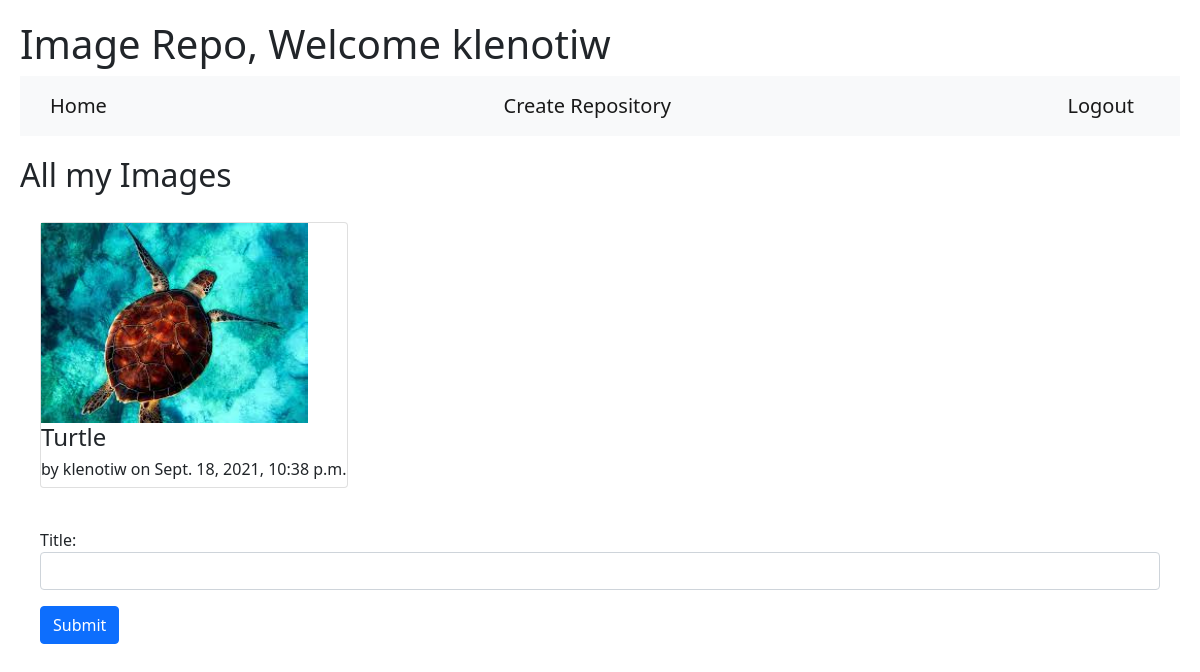
Page /edit-image/128 (signed in) on the committed database.
### images/models.py (models this page shows, shortened)
class User(AbstractUser):
    pass

class Image(models.Model):
    title = models.CharField(max_length=100)
    image = models.ImageField(upload_to='images')
    repo = models.ForeignKey(Repo,on_delete=CASCADE,default=None,null=True,blank=True)
    author = models.ForeignKey(User,on_delete=CASCADE,default=None,null=True,blank=True)
    timestamp = models.DateTimeField(auto_now_add=True,null=True,blank=True)
    private = models.BooleanField(default=False)

class Repo(models.Model):
    title = models.CharField(max_length=100)
    timestamp = models.DateTimeField(auto_now_add=True,null=True,blank=True)
    author = models.ForeignKey(User,on_delete=CASCADE,default=None,null=True,blank=True)
    private = models.BooleanField(default=False)
    description = models.CharField(max_length=255)
    thumbnail = models.ImageField(upload_to="images",default=None,null=True,blank=True)
    def __str__(self):
        return f"{self.title}"

### images/views.py (the view)
# urls.py: path('edit-image/<int:pk>',views.edit_image,name="edit_image")
def edit_image(request,pk):
    theImage = Image.objects.get(id=pk)
    if(theImage.author == request.user and request.method == "GET"):
        return render(request,"images/image_edit.html", {
            "image":theImage,
            "form":ImageEditForm()
        })
    elif(theImage.author == request.user and request.method == "POST"):
        imageEdit = ImageEditForm(request.POST)
        if(imageEdit.is_valid()):
            theImage.title = imageEdit.cleaned_data["title"]
            theImage.save()
        return HttpResponseRedirect(reverse("detail",kwargs={'pk':theImage.repo.id}))
    else:
       return JsonResponse({"error": "This is not your image"},status=400)

### images/views.py
class ImageEditForm(forms.Form):
    title = forms.CharField(widget=forms.TextInput(attrs={'class':'form-control'}))

### images/templates/images/image_edit.html (shortened to what this page needs)
{% extends "images/layout.html" %}
{% load static %}
{% block body %}
    <h2>{{ image.repo }}</h2>
    <div class="card" style="margin:20px;">
        <img src="{{ image.image.url }}" alt="{{image.image.title}}" height="200">
        <h4>{{ image.title }}</h4>
        <h6>by {{ image.author }} on {{ image.timestamp }}</h6>
    </div>
    <form action="{%url 'edit_image' image.id%}" method="POST" style="margin: 20px;">
        {{form.as_p}}
        <input class="btn btn-primary" type="submit">
    </form>
{% endblock %}

### images/templates/images/layout.html (shortened to what this page needs)
<!DOCTYPE html>
{% load static %}
<html>
  <head>
    <link href="https://cdn.jsdelivr.net/npm/bootstrap@5.1.1/dist/css/bootstrap.min.css" rel="stylesheet">
    <link rel="stylesheet" href="{% static 'images/main.css' %}">
  </head>
  <body>
    {% if user.is_authenticated %}
    <h1>Image Repo, Welcome {{user}}</h1>
    {% else %}
    <h1>Image Repo</h1>
    {% endif %}
    <nav class="navbar navbar-light bg-light" style="padding:10px; padding-left: 30px; padding-right: 30px;">
      <a class="navbar-brand" href="{% url 'index' %}">Home</a>
      {% if user.is_authenticated %}
      <a class="navbar-brand" href="{% url 'create' %}">Create Repository</a>
      <a class="navbar-brand" href="{% url 'logout' %}">Logout</a>
      {% else %}
      <a class="navbar-brand" href="{% url 'login' %}">Login</a>
      <a class="navbar-brand" href="{% url 'register' %}">Register</a>
      {% endif %}
    </nav>
    <div style="padding-top: 20px;">
      {%block body%} {%endblock%}
    </div>
  </body>
</html>

### images/static/images/main.css (style rules this page uses)
.card { display:inline-block; margin:5px; }
body { margin: 20px; }

### rows in the picture
User: username "klenotiw"
Image: repo "All my Images", image (picture), title "Turtle", author "klenotiw", timestamp "Sept. 18, 2021, 10:38 p.m."
